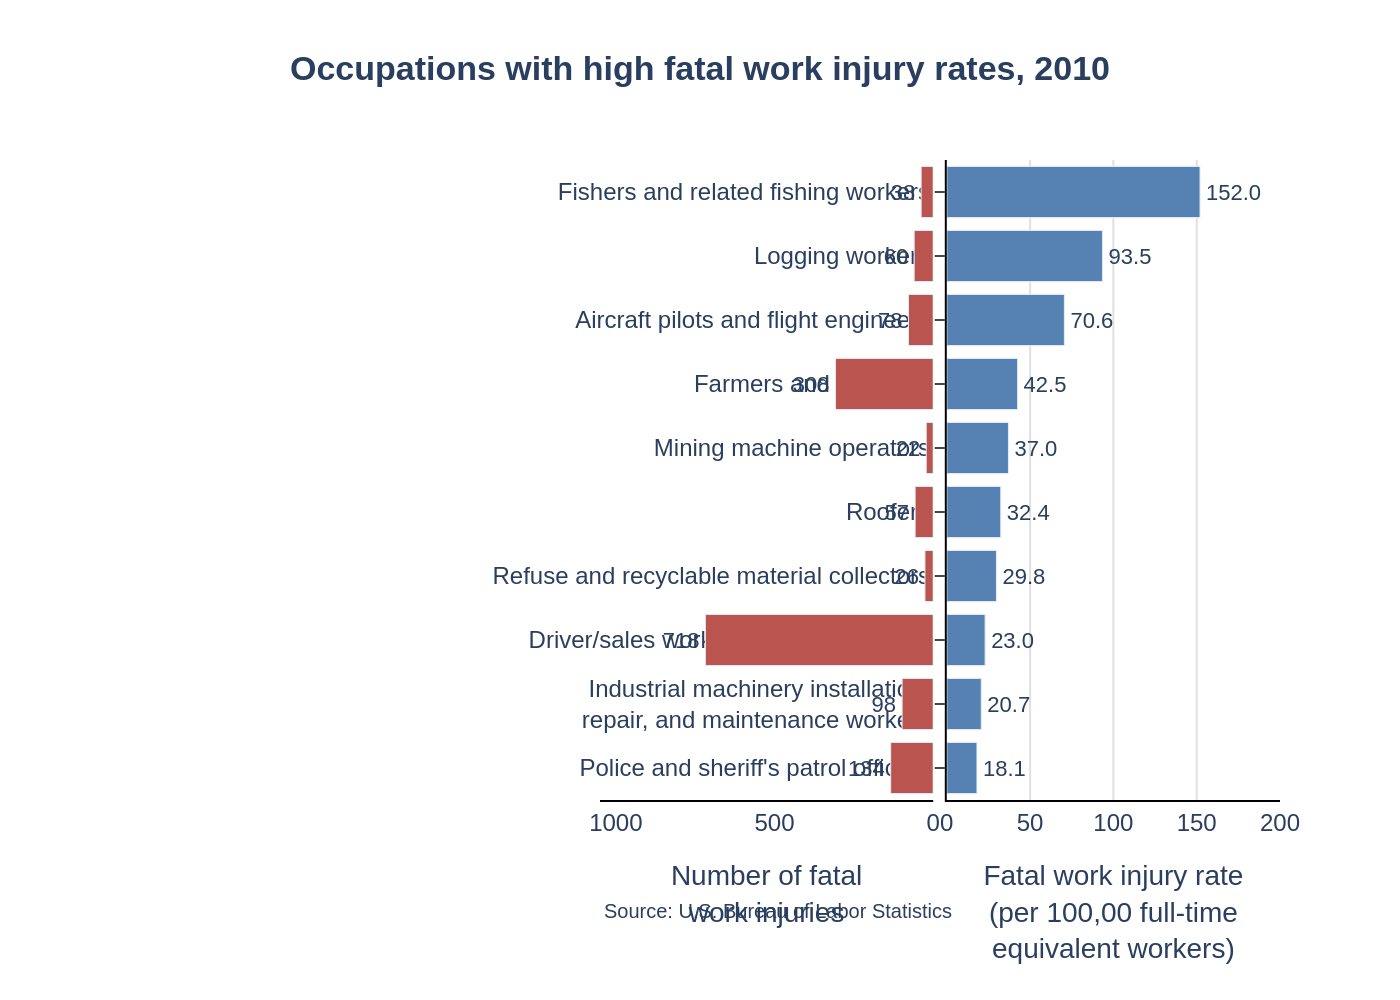

Write Python code to recreate this figure.
import sys
import json
import pathlib
import plotly.graph_objects as go

if len(sys.argv) != 2:
    print("Usage: python <script_name>.py <json_file_path>")
    sys.exit(1)

json_path = sys.argv[1]

try:
    with open(json_path, 'r', encoding='utf-8') as f:
        chart_data_json = json.load(f)
except FileNotFoundError:
    print(f"Error: JSON file not found at {json_path}")
    sys.exit(1)
except json.JSONDecodeError:
    print(f"Error: Could not decode JSON from {json_path}")
    sys.exit(1)

# Extract data from JSON
data = chart_data_json['chart_data']
texts = chart_data_json['texts']
colors = chart_data_json['colors']

# Reverse data order for correct Plotly plotting (top-to-bottom)
data.reverse()

categories = [item['category'] for item in data]
values_left = [item['values'][0] for item in data]
values_right = [item['values'][1] for item in data]

# Create the figure
fig = go.Figure()

# Add left bar trace (Number of fatal work injuries)
fig.add_trace(go.Bar(
    x=values_left,
    y=categories,
    orientation='h',
    name=texts['x_axis_title_left'].replace('<br>', ' '),
    marker_color=colors[0],
    text=values_left,
    textposition='outside',
    xaxis='x2',
    cliponaxis=False,
    hoverinfo='none'
))

# Add right bar trace (Fatal work injury rate)
fig.add_trace(go.Bar(
    x=values_right,
    y=categories,
    orientation='h',
    name=texts['x_axis_title_right'].replace('<br>', ' '),
    marker_color=colors[1],
    text=values_right,
    textposition='outside',
    xaxis='x',
    cliponaxis=False,
    hoverinfo='none'
))

# Update layout
fig.update_layout(
    title={
        'text': f"<b>{texts['title']}</b>",
        'x': 0.5,
        'xanchor': 'center'
    },
    font={
        'family': "Arial",
        'size': 12
    },
    width=950,
    height=600,
    showlegend=False,
    plot_bgcolor='white',
    barmode='relative',
    margin=dict(l=300, r=60, t=80, b=100),
    yaxis=dict(
        showgrid=False,
        showline=True,
        linecolor='black',
        linewidth=1,
        ticks='outside',
        ticklen=5,
        autorange=True,
        zeroline=False
    ),
    xaxis=dict(
        title=texts['x_axis_title_right'],
        side='bottom',
        domain=[0.51, 1],
        range=[0, 200],
        showline=True,
        linecolor='black',
        linewidth=1,
        showgrid=True,
        gridcolor='#e0e0e0',
        zeroline=False
    ),
    xaxis2=dict(
        title=texts['x_axis_title_left'],
        side='bottom',
        domain=[0, 0.49],
        range=[1050, 0],
        tickvals=[1000, 500, 0],
        showline=True,
        linecolor='black',
        linewidth=1,
        showgrid=False,
        zeroline=False
    ),
    annotations=[
        dict(
            xref='paper', yref='paper',
            x=0, y=-0.15,
            xanchor='left', yanchor='top',
            text=texts['source'],
            showarrow=False,
            font=dict(size=10)
        )
    ]
)

fig.update_traces(textfont_size=11)

# Generate output filename from JSON path
output_filename = pathlib.Path(json_path).stem + ".png"

# Save the figure as a PNG image
fig.write_image(output_filename, scale=2)

print(f"Chart saved to {output_filename}")
